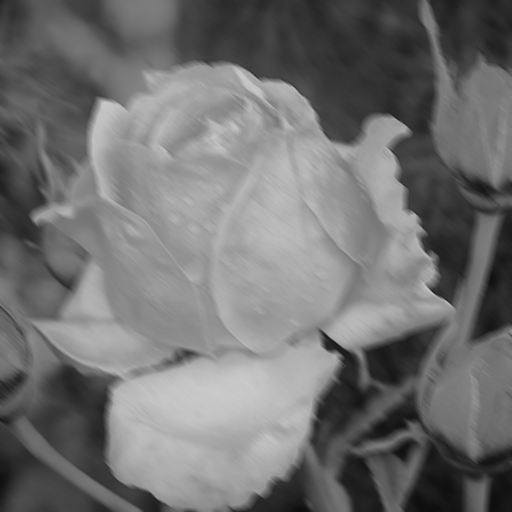
#> input picture Project1/dew on roses (blurred).tif, 512 x 512 px
$ python part3_2.py
#> lines starting #> are read from the running program, lines starting #| are printed output that depends on the picture
import cv2
import numpy as np
from matplotlib import pyplot as plt
import imageio
import scipy.ndimage.filters
import math
from scipy import signal
from skimage import color, data, restoration
from numpy.linalg import inv

def degradation_function(img, func):
    image = np.copy(img)
    # Construct image from blurring function
    for u in range(0, 512):
        for v in range(0, 512):
            image[u,v] = func(u, v)

    return image

def blurr(y,x):
    a = 0.003
    b = 0.003
    T = 1
    C = math.pi*(a*y+b*x)

    if(C == 0):
        return 1

    return (T/C)*math.sin(C)*math.e**(-1j*C)

def toReal(img):
    realImg = np.zeros(img.shape)
    for i in range(0, 512):
        for j in range(0, 512):
            realImg[i,j] = np.absolute(img[i,j])
    return realImg

def normalize(image):
    img = image.copy()
    img = toReal(img)
    img -= img.min()
    img *= 255.0/img.max()
    return img.astype(np.uint8)

def mse(imageA, imageB):
	# the 'Mean Squared Error' between the two images is the
	# sum of the squared difference between the two images;
	# NOTE: the two images must have the same dimension
	err = np.sum((imageA.astype("float") - imageB.astype("float")) ** 2)
	err /= float(imageA.shape[0] * imageA.shape[1])

	# return the MSE, the lower the error, the more "similar"
	# the two images are
	return err
#################################################### first part

# original image
img = cv2.imread('dew on roses (blurred).tif', 0)
#> img is the input picture: shape (512, 512); min 13, max 203, mean 113.1
img -= np.amin(img) #map values to the (0, 255) range
img = np.multiply(img, 255.0/np.amax(img))
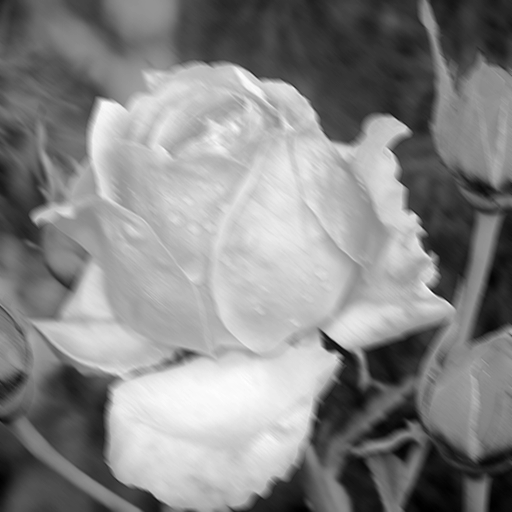
#> img: shape (512, 512) float64; min 0, max 255, mean 134.4

# 2-DFT
f = np.fft.fft2(img.astype(np.int32)) # 512x512

# centering dft
fft_img = np.fft.fftshift(f)

# for graph of degraded image
magnitude_spectrum = 20*np.log(np.abs(fft_img)) # degraded image G(u,v)
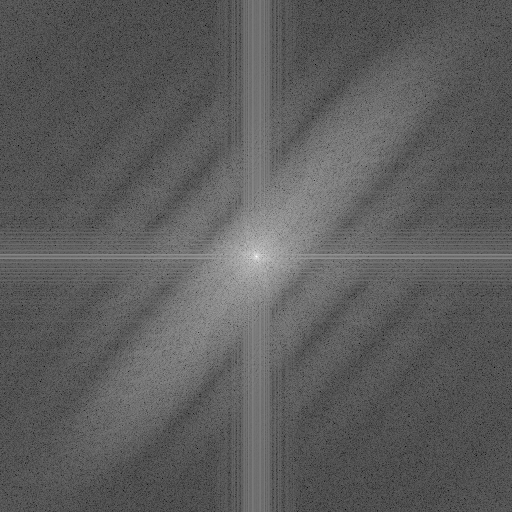
#> magnitude_spectrum: shape (512, 512) float64; min 0.592, max 347.5, mean 127.3; drawn with min black and max white
####################################################

# get degradation function
filtered_fft = degradation_function(fft_img, blurr)

f_fft_img = np.fft.ifftshift(filtered_fft)

filtered_img = np.fft.ifft2(f_fft_img)

filtered_img = normalize(filtered_img)

# 2-DFT
ff = np.fft.fft2(filtered_img.astype(np.int32)) # 512x512

# centering dft
ffft_img = np.fft.fftshift(ff)

# for graph of
magnitude_spectrumf = 20*np.log(np.abs(ffft_img)) # degradation function H(u,v)
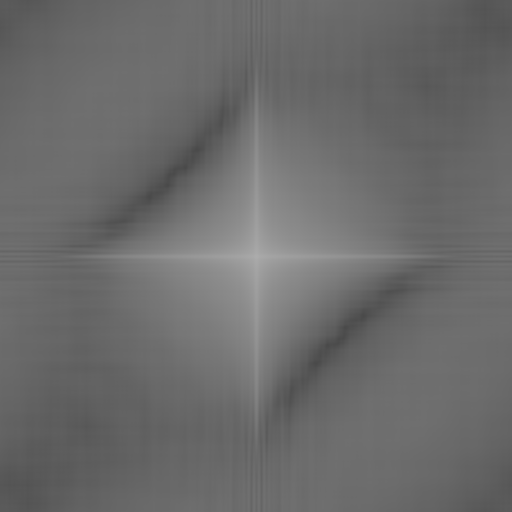
#> magnitude_spectrumf: shape (512, 512) float64; min 74.33, max 172.2, mean 107.5

######################################################### second part, inverse filtering

inv = fft_img/ffft_img

for i in range(512):
    for j in range(512):
        if math.sqrt((i-256)*(i-256) + (j-256)*(j-256)) >= 80 :
            inv[i][j] = 0

# recentering reverse to fftshift
f_ishift_out = np.fft.ifftshift(inv)

# IDFT
img_back_out = np.fft.ifft2(f_ishift_out)
img_back_out = np.abs(img_back_out)
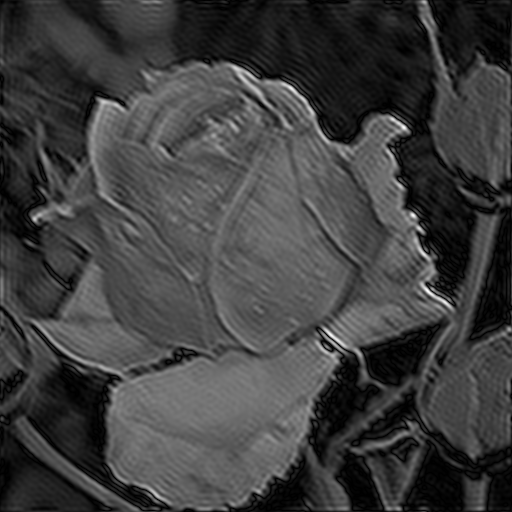
#> img_back_out: shape (512, 512) float64; min 2.03e-07, max 0.1, mean 0.0252; drawn with min black and max white
'''
img_back_out -= np.amin(img_back_out) #map values to the (0, 255) range
img_back_out = np.multiply(img_back_out, 255.0/np.amax(img_back_out))

# 2-DFT
fimg_back_out = np.fft.fft2(img_back_out.astype(np.int32)) # 512x512

# centering dft
fft_imgimg_back_out = np.fft.fftshift(fimg_back_out)

# for graph of degraded image
magnitude_spectrumimg_back_out = 20*np.log(np.abs(fft_imgimg_back_out)) # degraded image G(u,v)
'''
########################################################

# draw graphs
dt = 1
t = np.arange(0, 512, dt)

plt.subplot(2, 2, 1),plt.imshow(img, cmap='gray')
plt.title('Input Image'), plt.xticks([]), plt.yticks([])

plt.subplot(2,2,2),plt.plot(t, magnitude_spectrum[200], t, magnitude_spectrumf[200])
plt.title('compare degraded and degradation function'), plt.xticks([]), plt.yticks([])

plt.subplot(2, 2, 3),plt.imshow(img_back_out, cmap='gray')
plt.title('Restored Image'), plt.xticks([]), plt.yticks([])

plt.subplot(2,2,4),plt.plot(t, magnitude_spectrum[300], t, magnitude_spectrumf[300])
plt.title('compare degraded and degradation function'), plt.xticks([]), plt.yticks([])

plt.show()
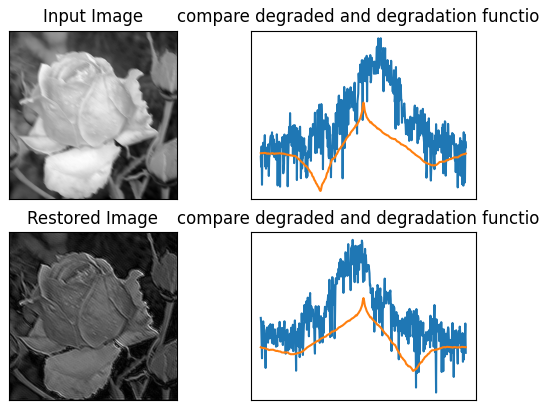
#> figure drawn by matplotlib, 4 panels
